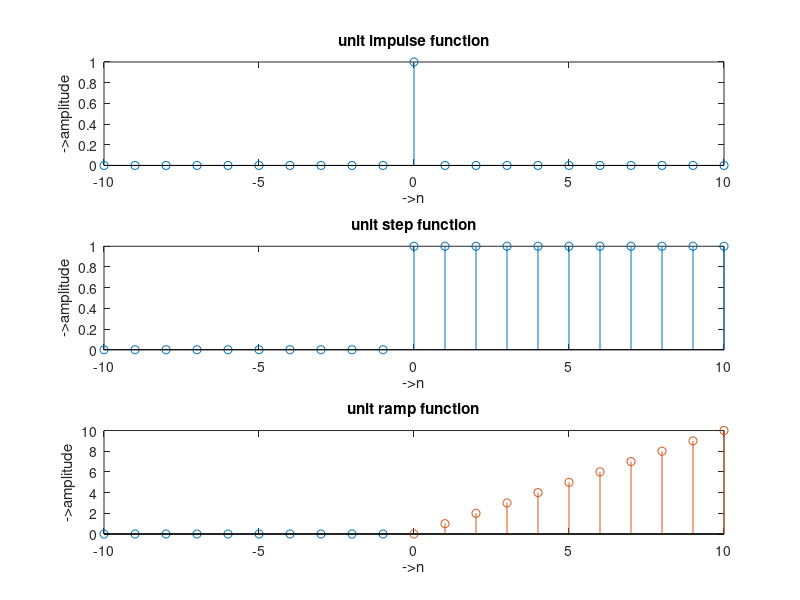

This figure's MATLAB source:
subplot(3, 1, 1);
n = -10 : 1 : 10;
y = [zeros(1, 10) ones(1, 1) zeros(1, 10)];
stem(n, y);
xlabel("->n");
ylabel("->amplitude");
title("unit impulse function");

subplot(3, 1, 2);
n = -10 : 1 : 10;
y3 = [zeros(1, 10) ones(1, 11)];
stem(n, y3);
xlabel("->n");
ylabel("->amplitude");
title("unit step function");

subplot(3, 1, 3);
n1 = -10 : 1 : -1;
y1 = [zeros(1, 10)];
stem(n1, y1);
hold on;
n2 = 0 : 1 : 10;
y2 = n2;
stem(n2, y2);
xlabel("->n");
ylabel("->amplitude");
title("unit ramp function");
